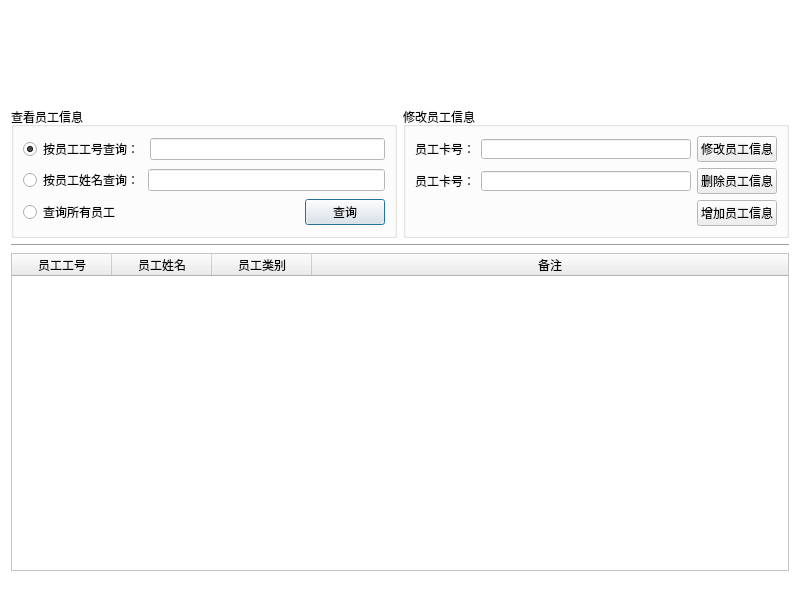
<?xml version="1.0" encoding="UTF-8"?>
<ui version="4.0">
 <class>EmployeeClass</class>
 <widget class="QDialog" name="EmployeeClass">
  <property name="geometry">
   <rect>
    <x>0</x>
    <y>0</y>
    <width>800</width>
    <height>602</height>
   </rect>
  </property>
  <property name="minimumSize">
   <size>
    <width>800</width>
    <height>602</height>
   </size>
  </property>
  <property name="maximumSize">
   <size>
    <width>800</width>
    <height>602</height>
   </size>
  </property>
  <property name="palette">
   <palette>
    <active>
     <colorrole role="Base">
      <brush brushstyle="SolidPattern">
       <color alpha="255">
        <red>255</red>
        <green>255</green>
        <blue>255</blue>
       </color>
      </brush>
     </colorrole>
     <colorrole role="Window">
      <brush brushstyle="SolidPattern">
       <color alpha="255">
        <red>255</red>
        <green>255</green>
        <blue>255</blue>
       </color>
      </brush>
     </colorrole>
    </active>
    <inactive>
     <colorrole role="Base">
      <brush brushstyle="SolidPattern">
       <color alpha="255">
        <red>255</red>
        <green>255</green>
        <blue>255</blue>
       </color>
      </brush>
     </colorrole>
     <colorrole role="Window">
      <brush brushstyle="SolidPattern">
       <color alpha="255">
        <red>255</red>
        <green>255</green>
        <blue>255</blue>
       </color>
      </brush>
     </colorrole>
    </inactive>
    <disabled>
     <colorrole role="Base">
      <brush brushstyle="SolidPattern">
       <color alpha="255">
        <red>255</red>
        <green>255</green>
        <blue>255</blue>
       </color>
      </brush>
     </colorrole>
     <colorrole role="Window">
      <brush brushstyle="SolidPattern">
       <color alpha="255">
        <red>255</red>
        <green>255</green>
        <blue>255</blue>
       </color>
      </brush>
     </colorrole>
    </disabled>
   </palette>
  </property>
  <property name="windowTitle">
   <string>员工管理</string>
  </property>
  <property name="windowIcon">
   <iconset resource="management.qrc">
    <normaloff>:/Management/Resources/ico.ico</normaloff>:/Management/Resources/ico.ico</iconset>
  </property>
  <layout class="QVBoxLayout" name="verticalLayout_2">
   <item>
    <widget class="QLabel" name="label">
     <property name="minimumSize">
      <size>
       <width>0</width>
       <height>90</height>
      </size>
     </property>
     <property name="text">
      <string/>
     </property>
    </widget>
   </item>
   <item>
    <layout class="QHBoxLayout" name="horizontalLayout_4">
     <item>
      <widget class="QGroupBox" name="groupBox_9">
       <property name="minimumSize">
        <size>
         <width>0</width>
         <height>0</height>
        </size>
       </property>
       <property name="maximumSize">
        <size>
         <width>16777215</width>
         <height>16777215</height>
        </size>
       </property>
       <property name="title">
        <string>查看员工信息</string>
       </property>
       <layout class="QVBoxLayout" name="verticalLayout_26">
        <item>
         <layout class="QHBoxLayout" name="horizontalLayout_35">
          <item>
           <widget class="QRadioButton" name="employeeID_search_employee_RBTN">
            <property name="text">
             <string>按员工工号查询：</string>
            </property>
            <property name="checked">
             <bool>true</bool>
            </property>
           </widget>
          </item>
          <item>
           <widget class="QLineEdit" name="employeeID_search_employee_LE"/>
          </item>
         </layout>
        </item>
        <item>
         <layout class="QHBoxLayout" name="horizontalLayout_36">
          <item>
           <widget class="QRadioButton" name="employeeName_search_employee_RBTN">
            <property name="maximumSize">
             <size>
              <width>119</width>
              <height>16777215</height>
             </size>
            </property>
            <property name="text">
             <string>按员工姓名查询：</string>
            </property>
           </widget>
          </item>
          <item>
           <widget class="QLineEdit" name="employeeName_search_employee_LE">
            <property name="enabled">
             <bool>false</bool>
            </property>
           </widget>
          </item>
         </layout>
        </item>
        <item>
         <layout class="QHBoxLayout" name="horizontalLayout_37">
          <item>
           <widget class="QRadioButton" name="employeeAll_search_employee_RBTN">
            <property name="text">
             <string>查询所有员工</string>
            </property>
           </widget>
          </item>
          <item>
           <spacer name="horizontalSpacer_13">
            <property name="orientation">
             <enum>Qt::Horizontal</enum>
            </property>
            <property name="sizeHint" stdset="0">
             <size>
              <width>40</width>
              <height>20</height>
             </size>
            </property>
           </spacer>
          </item>
          <item>
           <widget class="QPushButton" name="search_search_employee_BTN">
            <property name="text">
             <string>查询</string>
            </property>
           </widget>
          </item>
         </layout>
        </item>
       </layout>
      </widget>
     </item>
     <item>
      <widget class="QGroupBox" name="groupBox_27">
       <property name="minimumSize">
        <size>
         <width>0</width>
         <height>0</height>
        </size>
       </property>
       <property name="title">
        <string>修改员工信息</string>
       </property>
       <layout class="QVBoxLayout" name="verticalLayout">
        <item>
         <layout class="QHBoxLayout" name="horizontalLayout">
          <item>
           <widget class="QLabel" name="label_54">
            <property name="maximumSize">
             <size>
              <width>16777215</width>
              <height>20</height>
             </size>
            </property>
            <property name="text">
             <string>员工卡号：</string>
            </property>
           </widget>
          </item>
          <item>
           <widget class="QLineEdit" name="employeeID_modify_employee_LE">
            <property name="maximumSize">
             <size>
              <width>16777215</width>
              <height>20</height>
             </size>
            </property>
           </widget>
          </item>
          <item>
           <widget class="QPushButton" name="modify_modify_employee_BTN">
            <property name="text">
             <string>修改员工信息</string>
            </property>
           </widget>
          </item>
         </layout>
        </item>
        <item>
         <layout class="QHBoxLayout" name="horizontalLayout_2">
          <item>
           <widget class="QLabel" name="label_55">
            <property name="maximumSize">
             <size>
              <width>16777215</width>
              <height>20</height>
             </size>
            </property>
            <property name="text">
             <string>员工卡号：</string>
            </property>
           </widget>
          </item>
          <item>
           <widget class="QLineEdit" name="employeeID_del_employee_LE">
            <property name="maximumSize">
             <size>
              <width>16777215</width>
              <height>20</height>
             </size>
            </property>
           </widget>
          </item>
          <item>
           <widget class="QPushButton" name="del_modify_employee_BTN">
            <property name="text">
             <string>删除员工信息</string>
            </property>
           </widget>
          </item>
         </layout>
        </item>
        <item>
         <layout class="QHBoxLayout" name="horizontalLayout_3">
          <item>
           <spacer name="horizontalSpacer">
            <property name="orientation">
             <enum>Qt::Horizontal</enum>
            </property>
            <property name="sizeHint" stdset="0">
             <size>
              <width>40</width>
              <height>20</height>
             </size>
            </property>
           </spacer>
          </item>
          <item>
           <widget class="QPushButton" name="add_modify_employee_BTN">
            <property name="text">
             <string>增加员工信息</string>
            </property>
           </widget>
          </item>
         </layout>
        </item>
       </layout>
      </widget>
     </item>
    </layout>
   </item>
   <item>
    <widget class="Line" name="line_5">
     <property name="frameShadow">
      <enum>QFrame::Sunken</enum>
     </property>
     <property name="lineWidth">
      <number>1</number>
     </property>
     <property name="orientation">
      <enum>Qt::Horizontal</enum>
     </property>
    </widget>
   </item>
   <item>
    <widget class="QTableWidget" name="employeeInfo_employee_TBW">
     <property name="toolTip">
      <string/>
     </property>
     <property name="statusTip">
      <string/>
     </property>
     <property name="whatsThis">
      <string/>
     </property>
     <property name="editTriggers">
      <set>QAbstractItemView::NoEditTriggers</set>
     </property>
     <property name="selectionBehavior">
      <enum>QAbstractItemView::SelectRows</enum>
     </property>
     <attribute name="horizontalHeaderStretchLastSection">
      <bool>true</bool>
     </attribute>
     <attribute name="verticalHeaderVisible">
      <bool>false</bool>
     </attribute>
     <column>
      <property name="text">
       <string>员工工号</string>
      </property>
     </column>
     <column>
      <property name="text">
       <string>员工姓名</string>
      </property>
     </column>
     <column>
      <property name="text">
       <string>员工类别</string>
      </property>
     </column>
     <column>
      <property name="text">
       <string>备注</string>
      </property>
     </column>
    </widget>
   </item>
   <item>
    <widget class="QLabel" name="status_employee_LB">
     <property name="text">
      <string/>
     </property>
    </widget>
   </item>
  </layout>
 </widget>
 <resources>
  <include location="management.qrc"/>
 </resources>
 <connections/>
</ui>
